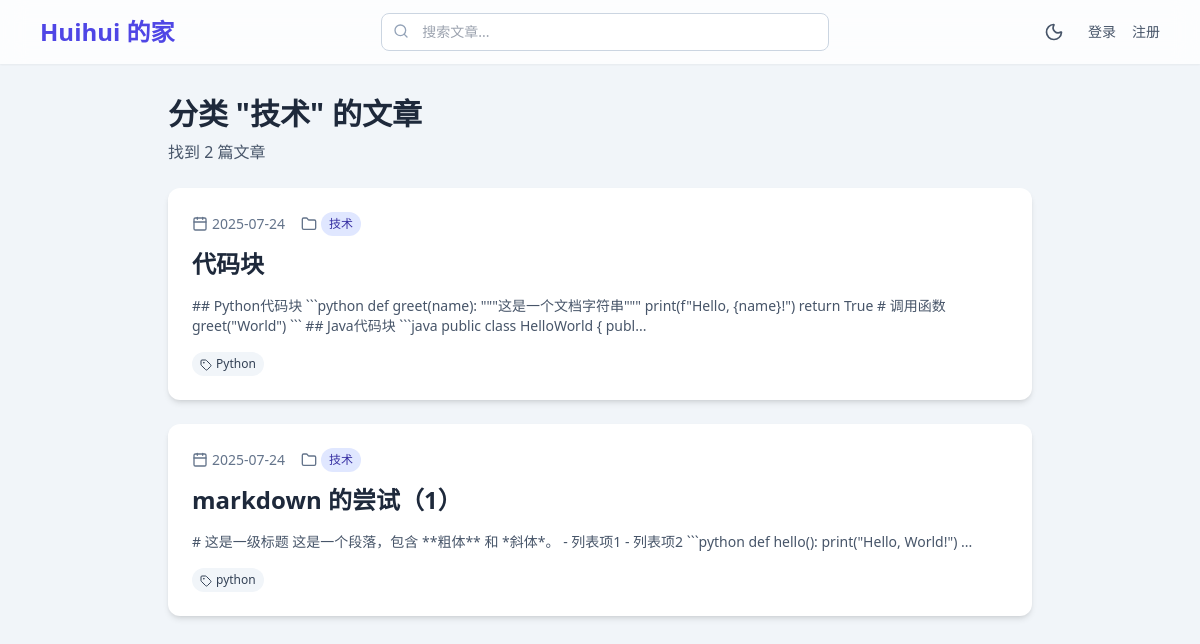
Page /search?category=技术 on the committed database.
### app_blog.py (models this page shows, shortened)
class Post(db.Model):
    id = db.Column(db.Integer, primary_key=True)
    title = db.Column(db.String(100), nullable=False)
    content = db.Column(db.Text, nullable=False)
    created_at = db.Column(db.DateTime, default=datetime.utcnow)
    category = db.Column(db.String(50), default='未分类')
    tags = db.Column(db.Text, default='')
    def get_tags_list(self):
        if self.tags:
            return [tag.strip() for tag in self.tags.split(',') if tag.strip()]
        return []

### app_blog.py (the view, shortened to what this page needs)
@app.route('/search')
def search():
    query = request.args.get('q', '')
    category = request.args.get('category', '')
    posts = Post.query
    if category:
        posts = posts.filter(Post.category == category)
    posts = posts.order_by(Post.id.desc()).all()
    return render_template('search.html', posts=posts, query=query, category=category)

### app_blog.py (called while the page is built, shortened)
@app.before_request
def log_visit():
    try:
        path = request.path or '/'
        if any([
            path.startswith('/static'),
            path.startswith('/favicon')
        ]):
            return
        ip = request.environ.get('HTTP_X_FORWARDED_FOR', request.environ.get('REMOTE_ADDR', ''))
        if ip and ',' in ip:
            ip = ip.split(',')[0].strip()
        ua = request.user_agent.string if request.user_agent else ''
        ref = request.referrer
        post_id = None
        v = Visit(path=path, method=request.method, ip=ip, user_agent=ua, referrer=ref, post_id=post_id)
        db.session.add(v)
        db.session.commit()
    except Exception as e:
        db.session.rollback()
        print(f"记录访问失败: {e}")

### templates/search.html (shortened to what this page needs)
{% extends 'base.html' %}
{% block content %}
<div class="mb-6">
    <h1 class="text-3xl font-bold text-slate-800">
        {% if query %}
            搜索 "{{ query }}" 的结果
        {% elif category %}
            分类 "{{ category }}" 的文章
        {% else %}
            搜索结果
        {% endif %}
    </h1>
    <p class="text-slate-600 mt-2">找到 {{ posts|length }} 篇文章</p>
</div>
{% if posts %}
    <div class="space-y-6">
        {% for post in posts %}
        <article class="bg-white p-6 rounded-xl shadow-md transition hover:shadow-lg">
            <div class="flex items-start justify-between mb-3">
                <div class="flex items-center gap-4 text-sm text-slate-500">
                    <span class="flex items-center gap-1">
                        <i data-lucide="calendar" class="w-4 h-4"></i>
                        {{ post.created_at.strftime('%Y-%m-%d') if post.created_at else '未知时间' }}
                    </span>
                    {% if post.category %}
                    <span class="flex items-center gap-1">
                        <i data-lucide="folder" class="w-4 h-4"></i>
                        <span class="bg-indigo-100 text-indigo-800 px-2 py-1 rounded-full text-xs">{{ post.category }}</span>
                    </span>
                    {% endif %}
                </div>
            </div>
            <a href="{{ url_for('post', id=post.id) }}">
                <h2 class="text-2xl font-bold text-slate-800 hover:text-indigo-600 transition">{{ post.title }}</h2>
            </a>
            <div class="prose max-w-none mt-4 text-slate-600 text-sm">
                {{ post.content[:200] | escape }}...
            </div>
            {% if post.get_tags_list() %}
            <div class="flex flex-wrap gap-2 mt-4">
                {% for tag in post.get_tags_list() %}
                <span class="bg-slate-100 text-slate-700 px-2 py-1 rounded-full text-xs">
                    <i data-lucide="tag" class="w-3 h-3 inline mr-1"></i>{{ tag }}
                </span>
                {% endfor %}
            </div>
            {% endif %}
        </article>
        {% endfor %}
    </div>
{% endif %}
{% endblock %}

### rows in the picture
Post: created_at "2025-07-24", category "技术", title "代码块", content "## Python代码块 ```python def greet(name): \"\"\"这是一个文档字符串\"\"\" print(f\"Hello, {name}!\") return True # 调用函数 greet(\"World\") ``` ## Java代码块 ```java public class HelloWorld { publ", tags "Python"
Post: created_at "2025-07-24", category "技术", title "markdown 的尝试（1）", content "# 这是一级标题 这是一个段落，包含 **粗体** 和 *斜体*。 - 列表项1 - 列表项2 ```python def hello(): print(\"Hello, World!\")", tags "python"

### other values in the picture
{{ category }} "技术"
{{ posts|length }} "2"
